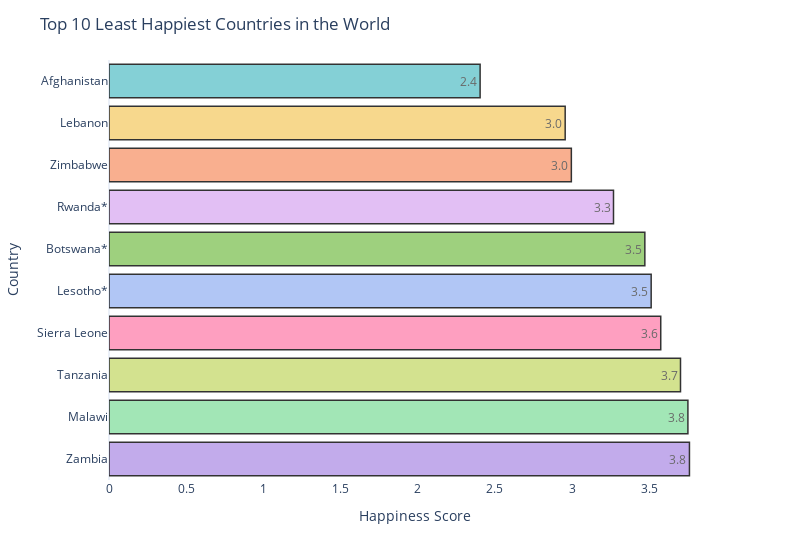

The notebook cell this image was saved under:
### Markdown cell above
### 1.4-1.5

The fourth and fifth charts depict the 10 least happiest countries in the world. The fourth chart shows the 10 least happiest countries as a horizontal bar chart with each country represented by a bar that spans its respective "Happiness Score" value on the x-axis. The fifth chart groups the least 10 happiest countries by region and presents the data in a similar format as the previous chart.

By completing these tasks, I identified which countries have the lowest levels of overall happiness and understood how these countries compare to one another. This information can be useful when identifying key areas for intervention and developing evidence-based interventions to promote overall well-being in these regions.

### Code cell
# Select the least 10 happiest countries from the dataframe
least_10_happiest = df.nsmallest(10,"Happiness Score")

# Create a bar chart using plotly
fig = px.bar(data_frame = least_10_happiest,
             y="Country",
             x="Happiness Score",
             orientation='h',
             color="Country",
             text="Happiness Score",
             color_discrete_sequence=px.colors.qualitative.Pastel)

# Format the chart
fig.update_traces(texttemplate='%{text:.2s}', 
                  textposition='inside', 
                  marker_line_color='rgb(0,0,0)', 
                  marker_line_width=1.5, 
                  opacity=0.8)
fig.update_layout(width=800,
                  showlegend=False,
                  title="Top 10 Least Happiest Countries in the World",
                  xaxis=dict(title="Happiness Score", showgrid=False),
                  yaxis=dict(title="Country", showgrid=False))

# Display the chart
fig.show()

### Figure 1 — Plotly figure (JSON) as saved in the notebook; plotly's stock layout.template omitted (floating-point values rounded to 4 significant figures)
{"data": [{"alignmentgroup": "True", "hovertemplate": "Country=%{y}<br>Happiness Score=%{text}<extra></extra>", "legendgroup": "Afghanistan", "marker": {"color": "rgb(102, 197, 204)", "line": {"color": "rgb(0,0,0)", "width": 1.5}, "pattern": {"shape": ""}}, "name": "Afghanistan", "offsetgroup": "Afghanistan", "opacity": 0.8, "orientation": "h", "showlegend": true, "text": [2.404], "textposition": "inside", "texttemplate": "%{text:.2s}", "type": "bar", "x": [2.404], "xaxis": "x", "y": ["Afghanistan"], "yaxis": "y"}, {"alignmentgroup": "True", "hovertemplate": "Country=%{y}<br>Happiness Score=%{text}<extra></extra>", "legendgroup": "Lebanon", "marker": {"color": "rgb(246, 207, 113)", "line": {"color": "rgb(0,0,0)", "width": 1.5}, "pattern": {"shape": ""}}, "name": "Lebanon", "offsetgroup": "Lebanon", "opacity": 0.8, "orientation": "h", "showlegend": true, "text": [2.955], "textposition": "inside", "texttemplate": "%{text:.2s}", "type": "bar", "x": [2.955], "xaxis": "x", "y": ["Lebanon"], "yaxis": "y"}, {"alignmentgroup": "True", "hovertemplate": "Country=%{y}<br>Happiness Score=%{text}<extra></extra>", "legendgroup": "Zimbabwe", "marker": {"color": "rgb(248, 156, 116)", "line": {"color": "rgb(0,0,0)", "width": 1.5}, "pattern": {"shape": ""}}, "name": "Zimbabwe", "offsetgroup": "Zimbabwe", "opacity": 0.8, "orientation": "h", "showlegend": true, "text": [2.995], "textposition": "inside", "texttemplate": "%{text:.2s}", "type": "bar", "x": [2.995], "xaxis": "x", "y": ["Zimbabwe"], "yaxis": "y"}, {"alignmentgroup": "True", "hovertemplate": "Country=%{y}<br>Happiness Score=%{text}<extra></extra>", "legendgroup": "Rwanda*", "marker": {"color": "rgb(220, 176, 242)", "line": {"color": "rgb(0,0,0)", "width": 1.5}, "pattern": {"shape": ""}}, "name": "Rwanda*", "offsetgroup": "Rwanda*", "opacity": 0.8, "orientation": "h", "showlegend": true, "text": [3.268], "textposition": "inside", "texttemplate": "%{text:.2s}", "type": "bar", "x": [3.268], "xaxis": "x", "y": ["Rwanda*"], "yaxis": "y"}, {"alignmentgroup": "True", "hovertemplate": "Country=%{y}<br>Happiness Score=%{text}<extra></extra>", "legendgroup": "Botswana*", "marker": {"color": "rgb(135, 197, 95)", "line": {"color": "rgb(0,0,0)", "width": 1.5}, "pattern": {"shape": ""}}, "name": "Botswana*", "offsetgroup": "Botswana*", "opacity": 0.8, "orientation": "h", "showlegend": true, "text": [3.471], "textposition": "inside", "texttemplate": "%{text:.2s}", "type": "bar", "x": [3.471], "xaxis": "x", "y": ["Botswana*"], "yaxis": "y"}, {"alignmentgroup": "True", "hovertemplate": "Country=%{y}<br>Happiness Score=%{text}<extra></extra>", "legendgroup": "Lesotho*", "marker": {"color": "rgb(158, 185, 243)", "line": {"color": "rgb(0,0,0)", "width": 1.5}, "pattern": {"shape": ""}}, "name": "Lesotho*", "offsetgroup": "Lesotho*", "opacity": 0.8, "orientation": "h", "showlegend": true, "text": [3.512], "textposition": "inside", "texttemplate": "%{text:.2s}", "type": "bar", "x": [3.512], "xaxis": "x", "y": ["Lesotho*"], "yaxis": "y"}, {"alignmentgroup": "True", "hovertemplate": "Country=%{y}<br>Happiness Score=%{text}<extra></extra>", "legendgroup": "Sierra Leone", "marker": {"color": "rgb(254, 136, 177)", "line": {"color": "rgb(0,0,0)", "width": 1.5}, "pattern": {"shape": ""}}, "name": "Sierra Leone", "offsetgroup": "Sierra Leone", "opacity": 0.8, "orientation": "h", "showlegend": true, "text": [3.574], "textposition": "inside", "texttemplate": "%{text:.2s}", "type": "bar", "x": [3.574], "xaxis": "x", "y": ["Sierra Leone"], "yaxis": "y"}, {"alignmentgroup": "True", "hovertemplate": "Country=%{y}<br>Happiness Score=%{text}<extra></extra>", "legendgroup": "Tanzania", "marker": {"color": "rgb(201, 219, 116)", "line": {"color": "rgb(0,0,0)", "width": 1.5}, "pattern": {"shape": ""}}, "name": "Tanzania", "offsetgroup": "Tanzania", "opacity": 0.8, "orientation": "h", "showlegend": true, "text": [3.702], "textposition": "inside", "texttemplate": "%{text:.2s}", "type": "bar", "x": [3.702], "xaxis": "x", "y": ["Tanzania"], "yaxis": "y"}, {"alignmentgroup": "True", "hovertemplate": "Country=%{y}<br>Happiness Score=%{text}<extra></extra>", "legendgroup": "Malawi", "marker": {"color": "rgb(139, 224, 164)", "line": {"color": "rgb(0,0,0)", "width": 1.5}, "pattern": {"shape": ""}}, "name": "Malawi", "offsetgroup": "Malawi", "opacity": 0.8, "orientation": "h", "showlegend": true, "text": [3.75], "textposition": "inside", "texttemplate": "%{text:.2s}", "type": "bar", "x": [3.75], "xaxis": "x", "y": ["Malawi"], "yaxis": "y"}, {"alignmentgroup": "True", "hovertemplate": "Country=%{y}<br>Happiness Score=%{text}<extra></extra>", "legendgroup": "Zambia", "marker": {"color": "rgb(180, 151, 231)", "line": {"color": "rgb(0,0,0)", "width": 1.5}, "pattern": {"shape": ""}}, "name": "Zambia", "offsetgroup": "Zambia", "opacity": 0.8, "orientation": "h", "showlegend": true, "text": [3.76], "textposition": "inside", "texttemplate": "%{text:.2s}", "type": "bar", "x": [3.76], "xaxis": "x", "y": ["Zambia"], "yaxis": "y"}], "layout": {"barmode": "relative", "legend": {"title": {"text": "Country"}, "tracegroupgap": 0}, "margin": {"t": 60}, "showlegend": false, "title": {"text": "Top 10 Least Happiest Countries in the World"}, "width": 800, "xaxis": {"anchor": "y", "domain": [0, 1], "showgrid": false, "title": {"text": "Happiness Score"}}, "yaxis": {"anchor": "x", "categoryarray": ["Zambia", "Malawi", "Tanzania", "Sierra Leone", "Lesotho*", "Botswana*", "Rwanda*", "Zimbabwe", "Lebanon", "Afghanistan"], "categoryorder": "array", "domain": [0, 1], "showgrid": false, "title": {"text": "Country"}}}}
